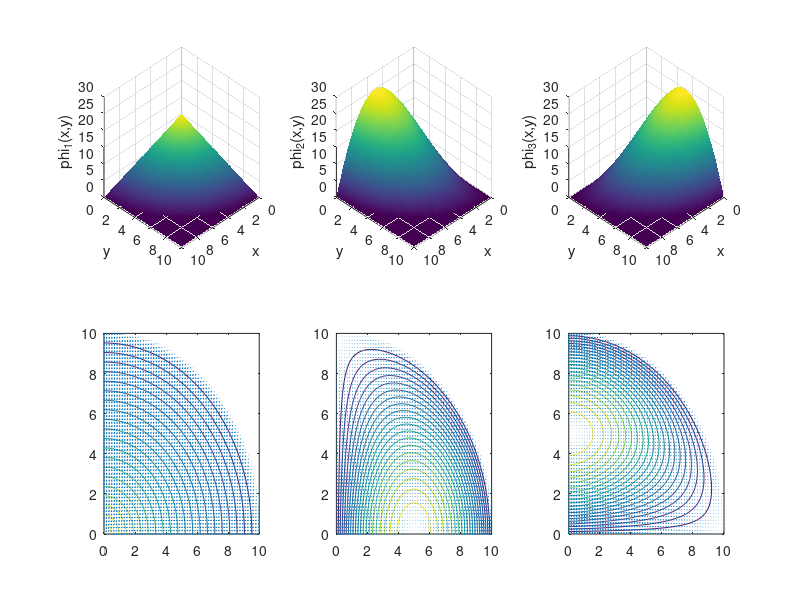
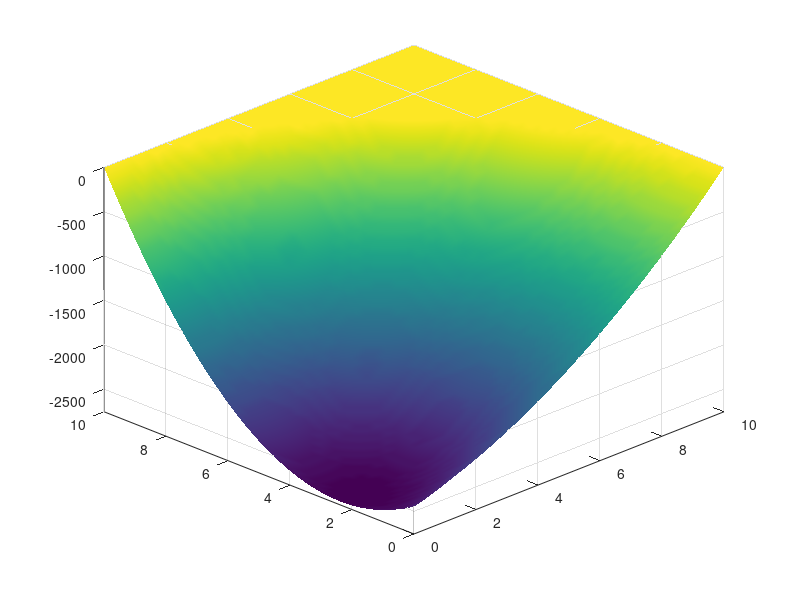

Write MATLAB code to recreate these figures, in order.
%
% BASE FUNCTIONS
%
N = 60;
x = linspace (0, 10, N);
y = linspace (0, 10, N);

[ x_grid, y_grid ] = meshgrid(x,y);

% Base functions
for i = 1:N;
  for j = 1:N;
    if 10 >= sqrt( x_grid(i,j)^2 + y_grid(i,j)^2 )
      phi_1(i,j) = 10 - sqrt( x_grid(i,j)^2 + y_grid(i,j)^2 );
    else
      phi_1(i,j) = 0;
    end
  end
end

phi_2 = phi_1 .* x_grid;
phi_3 = phi_1 .* y_grid;

[ phi_1_x, phi_1_y ] = gradient(phi_1);
[ phi_2_x, phi_2_y ] = gradient(phi_2);
[ phi_3_x, phi_3_y ] = gradient(phi_3);

%
% FIGURE SETUP
%

h = figure();

% phi 1
subplot(2,3,1); surf(x,y, phi_1);
% img setup
view([1 1 1]); axis([0 10 0 10 0 30]); shading interp;
xlabel('x'); ylabel('y'); zlabel('phi_1(x,y)');
% ---> grad
subplot(2,3,4); contour (x_grid, y_grid, phi_1, 20);
hold on
%quiver(x_grid, y_grid, grad_phi_1_x, grad_phi_1_y, 'linestyle','--');
quiver(x_grid, y_grid, phi_1_x, phi_1_y, 0.5);
hold off

% phi 2
subplot(2,3,2); surf(x,y, phi_2);
% img setup
view([1 1 1]); axis([0 10 0 10 0 30]); shading interp;
xlabel('x'); ylabel('y'); zlabel('phi_2(x,y)');
% ---> grad
subplot(2,3,5); contour (x_grid, y_grid, phi_2, 20);
hold on
quiver(x_grid, y_grid, phi_2_x, phi_2_y, 0.5);
hold off

% phi 3
subplot(2,3,3); surf(x,y, phi_3);
% img setup
view([1 1 1]); axis([0 10 0 10 0 30]); shading interp;
xlabel('x'); ylabel('y'); zlabel('phi_3(x,y)');
% ---> grad
subplot(2,3,6); contour (x_grid, y_grid, phi_3, 20);
hold on
quiver(x_grid, y_grid, phi_3_x, phi_3_y, 0.5);
hold off

% file output setup
print(h, 'img/phis.jpg', '-landscape');

%
% Rayleigh-Ritz solution
%
% f = x; p = -1; q = 0
A = ones(3,3);

A(1,1) =  sum( sum( - (phi_1_x .* phi_1_x + phi_1_y .* phi_1_y) ) ) / (N * N);
A(2,2) =  sum( sum( - (phi_2_x .* phi_2_x + phi_2_y .* phi_2_y) ) ) / (N * N);
A(3,3) =  sum( sum( - (phi_3_x .* phi_3_x + phi_3_y .* phi_3_y) ) ) / (N * N);

A(1,2) =  sum( sum( - (phi_1_x .* phi_2_x + phi_1_y .* phi_2_y) ) ) / (N * N); A(2,1) =  A(1,2);
A(1,3) =  sum( sum( - (phi_1_x .* phi_3_x + phi_1_y .* phi_3_y) ) ) / (N * N); A(3,1) =  A(1,3);
A(2,3) =  sum( sum( - (phi_2_x .* phi_3_x + phi_2_y .* phi_3_y) ) ) / (N * N); A(3,2) =  A(2,3);

b = [ 0; 0; 0];

b(1) = sum ( sum ( x_grid .* phi_1 ) ) / (N * N);
b(2) = sum ( sum ( x_grid .* phi_2 ) ) / (N * N);
b(3) = sum ( sum ( x_grid .* phi_3 ) ) / (N * N);

c = linsolve(A, b)

u_sol = c(1) * phi_1 + c(2) * phi_2 + c(3) * phi_3;

% TODO: plot solution
h_u = figure();
surf(x,y, u_sol);
% img setup
view([1 1 -1]); axis([0 10 0 10 min(min(u_sol)) max(max(u_sol))]); shading interp;

% file output setup
print(h_u, 'img/solution.jpg', '-landscape');

% use fbi cmd to view the solution on a pure terminal
% ffmpeg cmd: ffmpeg -framerate 30 -pattern_type glob -i '*.jpg' -c:v mpeg4 out.mp4
